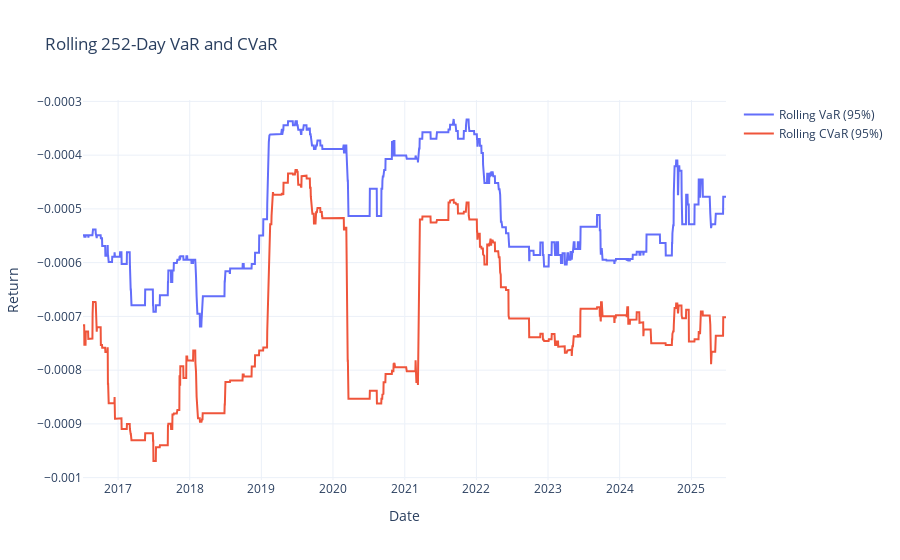

The cell this chart's notebook holds for it:
### Code cell
plot_rolling_var_and_cvar(rolling_var_and_cvar)

### Figure 1 — Plotly figure (JSON) as saved in the notebook; plotly's stock layout.template omitted (floating-point values rounded to 4 significant figures; data arrays with more than 128 entries replaced by an {"elided": "..."} marker saying what was removed)
{"data": [{"name": "Rolling VaR (95%)", "type": "scatter", "x": {"elided": "2257 str values"}, "y": {"elided": "2257 float values"}}, {"name": "Rolling CVaR (95%)", "type": "scatter", "x": {"elided": "2257 str values"}, "y": {"elided": "2257 float values"}}], "layout": {"title": {"text": "Rolling 252-Day VaR and CVaR"}, "xaxis": {"title": {"text": "Date"}}, "yaxis": {"title": {"text": "Return"}}}}
